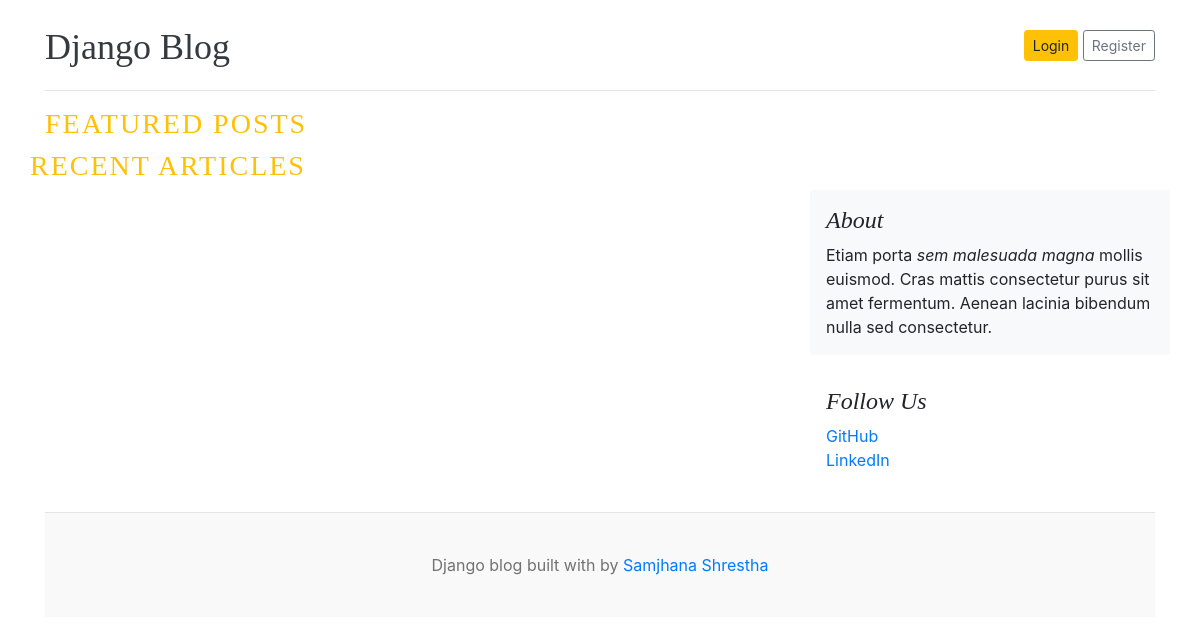
The app's page /, older data.
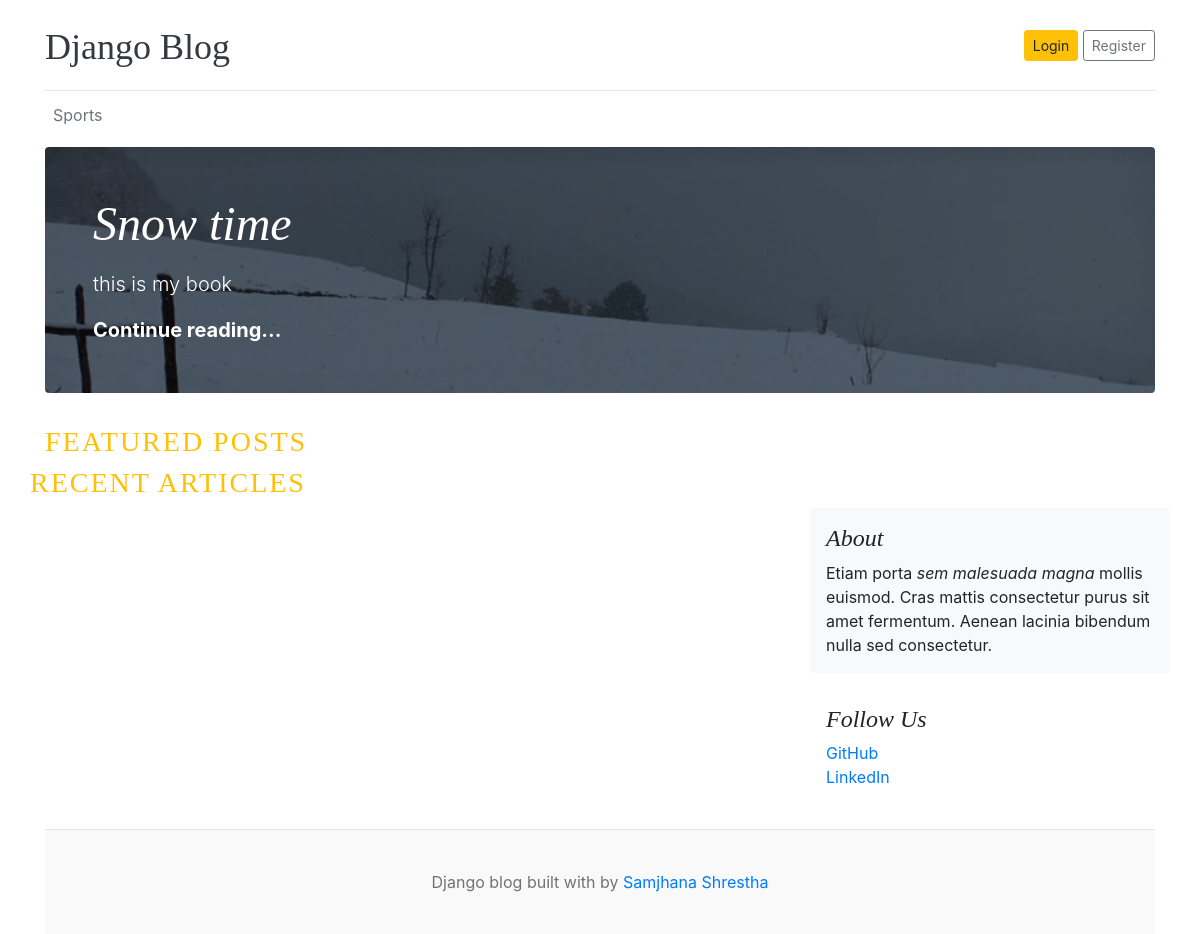
The same page, newer data.
### blogs/models.py (models this page shows, shortened)
class Category(models.Model):
  category_name = models.CharField(max_length=50, unique = True)
  created_at = models.DateTimeField(auto_now_add = True)
  updated_at = models.DateTimeField(auto_now=True)
  class Meta:
    verbose_name_plural = 'categories'

class Blog(models.Model):
  title = models.CharField(max_length=100)
  slug = models.SlugField(max_length =150, unique= True, blank=True)
  category = models.ForeignKey(Category, on_delete= models.CASCADE)
  author = models.ForeignKey(User, on_delete= models.CASCADE)
  featured_image = models.ImageField(upload_to= 'uploads/%Y/%m%d')
  short_description = models.TextField(max_length= 500)
  blog_body = models.TextField(max_length=2000)
  status = models.CharField(max_length= 20,choices= STATUS_CHOISES, default= "Draft")
  is_featured = models.BooleanField(default= False)
  created_at = models.DateTimeField(auto_now_add = True)
  updated_at = updated_at = models.DateTimeField(auto_now=True)

### blog_main/views.py (the view)
# urls.py: 2. Add a URL to urlpatterns:  path('', views.home, name='home')
def home(request):
  featured_posts =Blog.objects.filter(is_featured = True, status = 'Published').order_by('updated_at')
  posts = Blog.objects.filter(is_featured = False, status = 'Published')
  context = {
    'featured_posts':   featured_posts,
    'posts' : posts,
  }
  return render(request, 'home.html', context)

### blogs/context_processors.py (called while the page is built)
def get_categories(request):
  categories = Category.objects.all()
  return dict(categories = categories)

### blog_main/templates/home.html (shortened to what this page needs)
{% extends 'base.html' %}
 {% block content %}
      {% for post in featured_posts %}
      {% if forloop.first %}
      <div class="jumbotron p-3 p-md-5 text-white rounded bg-dark"
        style="
          background-image: url({{ post.featured_image.url}});
          background-blend-mode: overlay;
          background-size: cover; ">
        <div class="col-md-8 px-0">
          <h1 class="display-4 font-italic">{{post.title}}</h1>
          <p class="lead my-3"> {{post.short_description |truncatewords:25}}</p>
          <p class="lead mb-0">
            <a href="#" class="text-white font-weight-bold"
              >Continue reading...</a></p>
        </div>
      </div>
       {% endif %}
      {% endfor %}
  <h3 class ="text-uppercase text-warning" style ="letter-spacing: 2px; "> Featured Posts</h3>
      <div class="row mb-2">
      <h3 class = "text-uppercase text-warning" style ="letter-spacing: 2px;"> Recent Articles </h3>
      <main role="main" class="container p-0">
        <div class="row">
          <div class="col-md-8 blog-main">
          </div>
          <aside class="col-md-4 blog-sidebar">
            <div class="p-3 mb-3 bg-light rounded">
              <h4 class="font-italic">About</h4>
              <p class="mb-0">
                Etiam porta <em>sem malesuada magna</em> mollis euismod. Cras
                mattis consectetur purus sit amet fermentum. Aenean lacinia
                bibendum nulla sed consectetur.
              </p>
            </div>
            <div class="p-3">
              <h4 class="font-italic">Follow Us</h4>
              <ol class="list-unstyled">
                <li><a href="#">GitHub</a></li>
                <li><a href="#">LinkedIn</a></li>
              </ol>
            </div>
          </aside>
        </div>
      </main>
    </div>
 {% endblock %}

### blog_main/templates/base.html (shortened to what this page needs)
{% load static %}
<!doctype html>
<html lang="en">
  <head>
  <link href="https://cdn.jsdelivr.net/npm/bootstrap@4.0.0/dist/css/bootstrap.min.css" rel="stylesheet">
  <link href="{% static 'css/blog.css' %}" rel="stylesheet">
</head>
  <body>
    <div class="container">
      <header class="blog-header py-3">
        <div class="row flex-nowrap justify-content-between align-items-center">
          <div class="col-8 pt-1">
            <a class="blog-header-logo text-dark" href="/">Django Blog</a>
          </div>
          <div class="col-4 d-flex justify-content-end align-items-center">
            <a class="btn btn-sm btn-warning" href="#">Login</a> &nbsp;
            <a class="btn btn-sm btn-outline-secondary" href="#">Register</a>
          </div>
        </div>
      </header>
      <div class="nav-scroller py-1 mb-2">
        <nav class="nav d-flex justify-content-between">
          {% for cat in categories %}
          <a class="p-2 text-muted" href="{% url 'posts_by_category' cat.id %}"> {{cat.category_name}}</a>
          {% endfor %}
        </nav>
      </div>
 {% block content%}
 {% endblock %}
   <footer class="blog-footer">
      <p>Django blog built with  by <a href="#">Samjhana Shrestha</a></p>
    </footer>
  </body>
</html>

Row changes from the older to the newer data that the page shows:
added Category: category_name "Sports"
added Blog: featured_image (picture), title "Snow time", short_description "this is my book"
